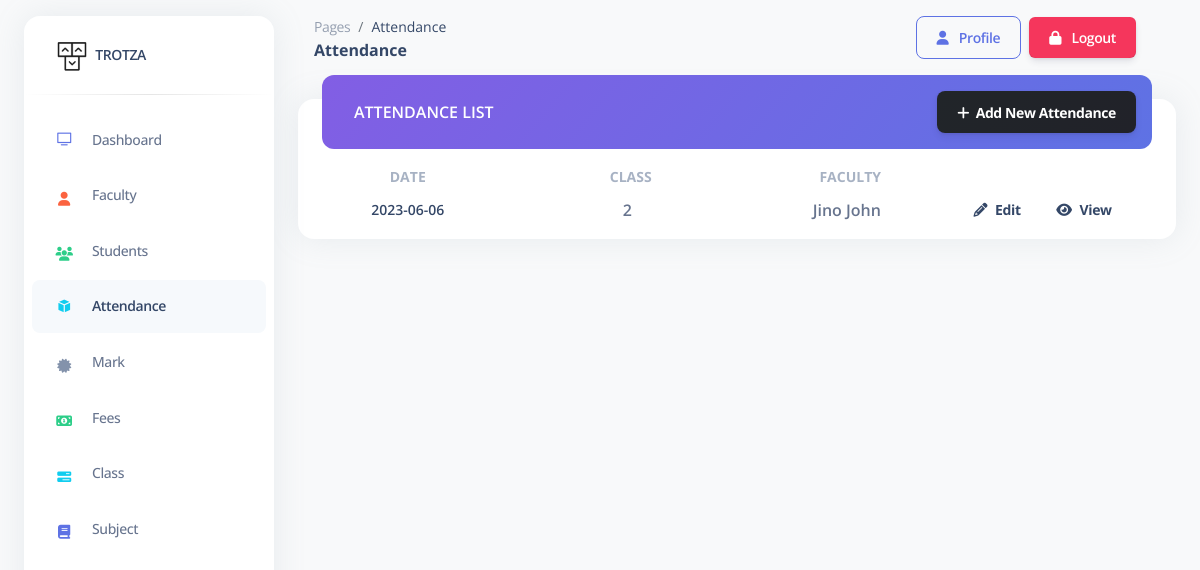
The page /admin/pages/attendance_list.php on the database its author committed.
### tables this page shows
CREATE TABLE `attendance_master` (
  `aid` int(11) NOT NULL,
  `adate` date NOT NULL DEFAULT current_timestamp(),
  `class` int(11) NOT NULL,
  `fid` int(11) NOT NULL
);

CREATE TABLE `faculty_data` (
  `fid` int(11) NOT NULL,
  `name` varchar(100) NOT NULL,
  `email` varchar(100) NOT NULL,
  `mobile` bigint(20) NOT NULL
);

### admin/pages/attendance_list.php (the view, shortened to what this page needs)
<?php
include '../includes/connection.php';
?>
<!DOCTYPE html>
<html lang="en">
<head>
  <link href="../assets/css/nucleo-icons.css" rel="stylesheet" />
  <link href="../assets/css/nucleo-svg.css" rel="stylesheet" />
  <link href="../assets/css/nucleo-svg.css" rel="stylesheet" />
  <link id="pagestyle" href="../assets/css/argon-dashboard.css?v=2.0.4" rel="stylesheet" />
</head>
<body class="g-sidenav-show   bg-gray-100">
  <aside class="sidenav bg-white navbar navbar-vertical navbar-expand-xs border-0 border-radius-xl my-3 fixed-start ms-4" id="sidenav-main">
    <div class="sidenav-header">
      <a class="navbar-brand m-0" href=" https://demos.creative-tim.com/argon-dashboard/pages/dashboard.html " target="_blank">
        <img src="../assets/img/logo-ct-dark.png" class="navbar-brand-img h-100" alt="main_logo">
        <span class="ms-1 font-weight-bold">TROTZA</span>
      </a>
    </div>
    <hr class="horizontal dark mt-0">
    <div class="collapse navbar-collapse  w-auto " id="sidenav-collapse-main">
      <ul class="navbar-nav">
        <li class="nav-item">
          <a class="nav-link" href="dashboard.php">
            <div class="icon icon-shape icon-sm border-radius-md text-center me-2 d-flex align-items-center justify-content-center">
              <i class="ni ni-tv-2 text-primary text-sm opacity-10"></i>
            </div>
            <span class="nav-link-text ms-1">Dashboard</span>
          </a>
        </li>
        <li class="nav-item">
          <a class="nav-link " href="faculty_list.php">
            <div class="icon icon-shape icon-sm border-radius-md text-center me-2 d-flex align-items-center justify-content-center">
              <i class="fa fa-user text-warning text-sm opacity-10"></i>
            </div>
            <span class="nav-link-text ms-1">Faculty</span>
          </a>
        </li>
        <li class="nav-item">
          <a class="nav-link " href="student_list.php">
            <div class="icon icon-shape icon-sm border-radius-md text-center me-2 d-flex align-items-center justify-content-center">
              <i class="fa fa-users text-success text-sm opacity-10"></i>
            </div>
            <span class="nav-link-text ms-1">Students</span>
          </a>
        </li>
        <li class="nav-item">
          <a class="nav-link active" href="attendance_list.php">
            <div class="icon icon-shape icon-sm border-radius-md text-center me-2 d-flex align-items-center justify-content-center">
              <i class="ni ni-app text-info text-sm opacity-10"></i>
            </div>
            <span class="nav-link-text ms-1">Attendance</span>
          </a>
        </li>
        <li class="nav-item">
          <a class="nav-link " href="marks.php">
            <div class="icon icon-shape icon-sm border-radius-md text-center me-2 d-flex align-items-center justify-content-center">
              <i class="fa fa-certificate text-secondary text-sm opacity-10"></i>
            </div>
            <span class="nav-link-text ms-1">Mark</span>
          </a>
        </li>
        <li class="nav-item">
          <a class="nav-link " href="fees.php">
            <div class="icon icon-shape icon-sm border-radius-md text-center me-2 d-flex align-items-center justify-content-center">
              <i class="fa fa-money text-success text-sm opacity-10"></i>
            </div>
            <span class="nav-link-text ms-1">Fees</span>
          </a>
        </li>
        <li class="nav-item">
          <a class="nav-link " href="class.php">
            <div class="icon icon-shape icon-sm border-radius-md text-center me-2 d-flex align-items-center justify-content-center">
              <i class="fa fa-tasks text-info text-sm opacity-10"></i>
            </div>
            <span class="nav-link-text ms-1">Class</span>
          </a>
        </li>
        <li class="nav-item">
          <a class="nav-link " href="subject.php">
            <div class="icon icon-shape icon-sm border-radius-md text-center me-2 d-flex align-items-center justify-content-center">
              <i class="fa fa-book text-primary text-sm opacity-10"></i>
            </div>
            <span class="nav-link-text ms-1">Subject</span>
          </a>
        </li>
      </ul>
    </div>
  </aside>
  <main class="main-content position-relative border-radius-lg ">
    <nav class="navbar navbar-main navbar-expand-lg px-0 mx-4 shadow-none border-radius-xl " id="navbarBlur" data-scroll="false">
      <div class="container-fluid py-1 px-3">
        <nav aria-label="breadcrumb">
          <ol class="breadcrumb bg-transparent mb-0 pb-0 pt-1 px-0 me-sm-6 me-5">
            <li class="breadcrumb-item text-sm"><a class="opacity-5 text-dark" href="javascript:;">Pages</a></li>
            <li class="breadcrumb-item text-sm text-dark active" aria-current="page">Attendance</li>
          </ol>
          <h6 class="font-weight-bolder text-dark mb-0">Attendance</h6>
        </nav>
        <div class="collapse navbar-collapse mt-sm-0 mt-2 me-md-0 me-sm-4" id="navbar">
          <ul class="navbar-nav  ms-md-auto pe-md-3 d-flex align-items-center">
            <li class="nav-item d-flex align-items-center border-2">
              <button onclick="window.location.href='profile.php'" class="btn btn-outline-primary btn-md font-weight-bold  mb-0"><i class="fa fa-user me-sm-1"></i>&nbsp;&nbsp;Profile</button>
            </li>
            <li class="nav-item d-flex align-items-center bg-danger mx-2 rounded">
              <button onclick="window.location.href='logout.php'" class="btn btn-md font-weight-bold text-white mb-0"><i class="fa fa-lock me-sm-1"></i>&nbsp;&nbsp;Logout</button>
            </li>
          </ul>
        </div>
      </div>
    </nav>
    <div class="container-fluid py-4">
      <div class="row">
        <div class="col-12">
          <div class="card mb-4">
            <div class="card-header p-0 position-relative mt-n4 mx-4">
              <div class="d-flex justify-content-between bg-gradient-primary shadow-primary border-radius-lg p-3">
                <h6 class="text-white ps-3 pt-2 text-uppercase">Attendance List</h6>
                <button class="btn bg-gradient-dark m-0 toast-btn" type="button" data-toggle="modal" data-target="#form"><i class="fas fa-plus"></i>&nbsp;&nbsp;Add New Attendance</button>
              </div>
            </div>
            <div class="card-body px-0 pt-3 pb-2">
              <div class="table-responsive p-0">
                <table class="align-items-center mb-0 w-100 d-block d-md-table text-sm">
                  <thead>
                    <tr>
                      <th class="text-center text-uppercase text-secondary font-weight-bolder opacity-7" style="width: 25%;">
                        Date</th>
                      <th class="text-center text-uppercase text-secondary font-weight-bolder opacity-7 ps-2" style="width: 25%;">
                        Class</th>
                      <th class="text-center text-uppercase text-secondary font-weight-bolder opacity-7 ps-2 th-sm" style="width: 25%;">
                        Faculty</th>
                      <th class="text-center text-uppercase text-secondary font-weight-bolder opacity-7" style="width: 25%;">
                      </th>
                    </tr>
                  </thead>
                  <tbody>
                    <?php
                    $query = "SELECT am.aid,am.adate,am.class,fd.name FROM attendance_master am inner join faculty_data fd on am.fid=fd.fid";
                    $result = mysqli_query($conn, $query);
                    while ($row = mysqli_fetch_array($result)) {
                    ?>
                      <tr>
                        <td class="align-middle text-center">
                          <div class="d-flex flex-column ">
                            <h6 class="mb-0 text-sm">
                              <?php echo $row["adate"]; ?>
                            </h6>
                          </div>
                        </td>
                        <td class="align-middle text-center">
                          <p class="font-weight-bold mb-0">
                            <?php echo $row["class"]; ?>
                          </p>
                        </td>
                        <td class="align-middle text-center">
                          <p class="font-weight-bold mb-0">
                            <?php echo $row["name"]; ?>
                          </p>
                        </td>
                        <td>
                          <a class="btn btn-link text-dark px-3 mb-0" type="button" href="edit_attendance.php?aid=<?php echo $row["aid"]; ?>&dt=<?php echo $row["adate"]; ?>&&class=<?php echo $row["class"]; ?>"><i class="fas fa-pencil-alt text-dark me-2"></i>Edit</a>
                          <a class="btn btn-link text-dark px-3 mb-0" href="view_attendance.php?aid=<?php echo $row["aid"]; ?>&dt=<?php echo $row["adate"]; ?>&&class=<?php echo $row["class"]; ?>"><i class="fas fa-eye text-dark me-2"></i>View</a>
                        </td>
                      </tr>
                    <?php
                    }
                    ?>
                  </tbody>
                </table>
              </div>
            </div>
          </div>
        </div>
      </div>
    </div>
  </main>
</body>
</html>

### admin/assets/css/nucleo-svg.css (style rules this page uses)
.icon { display: inline-block; color: #111111; height: 1em; width: 1em; }
.icon-sm { height: 0.8em; width: 0.8em; }
.icon { fill: currentColor; stroke: none; }

### rows shown on the page
attendance_master: adate "2023-06-06", class "2", fid.name "Jino John"
